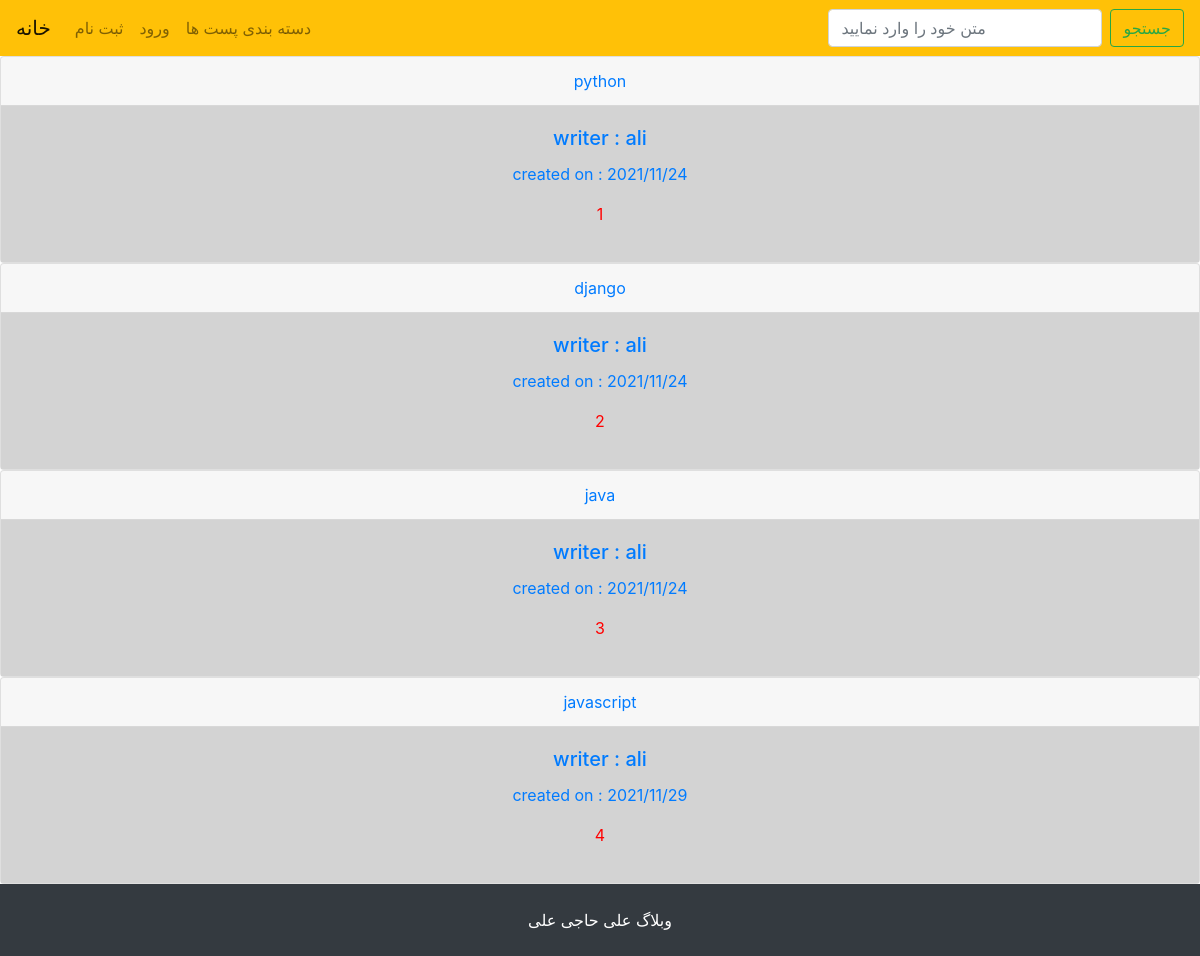
The page / on the database its author committed.
### post/models.py (models this page shows, shortened)
class Post(models.Model):
    STATUS = (
        ("publish", "انتشار"),
        ("draft", "پیش نویس")
    )
    title = models.CharField(max_length=200, verbose_name="عنوان", null=True, blank=True)
    slug = models.SlugField(verbose_name="آدرس", allow_unicode=True)
    writer = models.ForeignKey(User, on_delete=models.CASCADE, verbose_name="نویسنده", null=True, blank=True)
    body = RichTextUploadingField(verbose_name="متن", null=True, blank=True)
    image = models.ImageField(upload_to='uploads',null=True,blank=True)
    like = models.IntegerField(default=0, null=True, blank=True)
    created_on = models.DateTimeField(default=timezone.now, verbose_name='تاریخ ایجاد')
    publish_on = models.DateTimeField(auto_now_add=True)
    update_on = models.DateTimeField(auto_now=True)
    status = models.CharField(max_length=20, choices=STATUS, default="draft", verbose_name="حالت انتشار")
    tag = models.ManyToManyField('Tag', null=True, blank=True)
    category = models.ManyToManyField('Category', null=True, blank=True)

### post/views.py (the view)
# urls.py: path('', views.all_post, name='all_post'),
def all_post(request):
    all_post = Post.objects.all().filter(status="publish")
    return render(request, "post/all_post.html", {"all_post": all_post})

### post/templates/post/all_post.html (shortened to what this page needs)
{% extends 'base.html' %}
{% block content %}
{% for post in all_post %}
<a class="text-center" href="{% url 'post:post_detail' post.slug %}">
    <div class="card">
        <div class="card-header">
            {{ post.title }}
        </div>
        <div style="background-color: lightgrey;" class="card-body">
            <h5 class="card-title">writer : {{ post.writer }}</h5>
            <p class="card-text">created on : {{ post.created_on|date:"Y/n/j" }}</p>
            <p style="color:red;">{{ post.id }}</p>
        </div>
    </div>
</a>
{% endfor %}
{% endblock %}

### templates/base.html (shortened to what this page needs)
<!DOCTYPE html>
<html lang="en">
<head>
    <link rel="stylesheet" href="https://maxcdn.bootstrapcdn.com/bootstrap/4.0.0/css/bootstrap.min.css"
>
</head>
<body>
    {% include 'inc/navbar.html' %}
    {% block content %}
    {% endblock %}
    {% include 'inc/footer.html' %}
</body>
</html>

### templates/inc/navbar.html (shortened to what this page needs)
<nav class="navbar navbar-expand-lg navbar-light bg-warning">
    <a class="navbar-brand" href="http://127.0.0.1:8000">خانه</a>
    <div class="collapse navbar-collapse" id="navbarSupportedContent">
        <ul class="navbar-nav mr-auto">
            {% if request.user.is_authenticated %}
            <li class="nav-item">
                <a class="nav-link" href="{% url 'accounts:logout' %}">خروج</a>
            </li>
            <li class="nav-item">
                <a class="nav-link" href="#">حساب کاربری</a>
            </li>
            {% else %}
            <li class="nav-item">
                <a class="nav-link" href="{% url 'accounts:register' %}">ثبت نام</a>
            </li>
            <li class="nav-item">
                <a class="nav-link" href="{% url 'accounts:login' %}">ورود</a>
            </li>
            {% endif %}
            <li class="nav-item">
                <a class="nav-link" href="{% url 'post:all_category' %}">دسته بندی پست ها</a>
            </li>
        </ul>
        <form class="form-inline my-2 my-lg-0">
            <input class="form-control mr-sm-2" type="search" placeholder="متن خود را وارد نمایید" aria-label="Search">
            <button class="btn btn-outline-success my-2 my-sm-0" type="submit">جستجو</button>
        </form>
    </div>
</nav>

### templates/inc/footer.html
<footer class="bg-dark text-center text-white">
    <div class="container p-4">وبلاگ علی حاجی علی</div></footer>

### rows shown on the page
Post: title "python", writer "ali", created_on "2021/11/24", id "1"
Post: title "django", writer "ali", created_on "2021/11/24", id "2"
Post: title "java", writer "ali", created_on "2021/11/24", id "3"
Post: title "javascript", writer "ali", created_on "2021/11/29", id "4"
